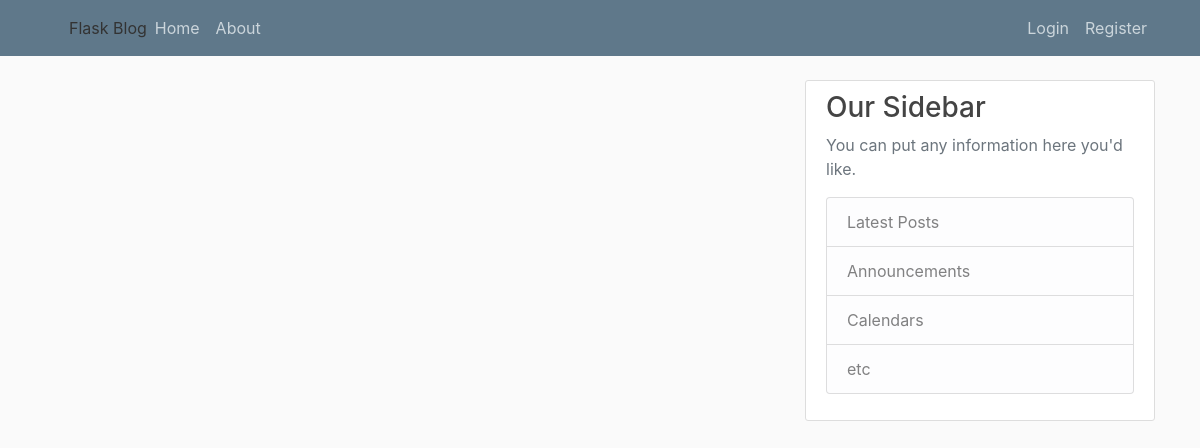
Page /home on the earlier database version.
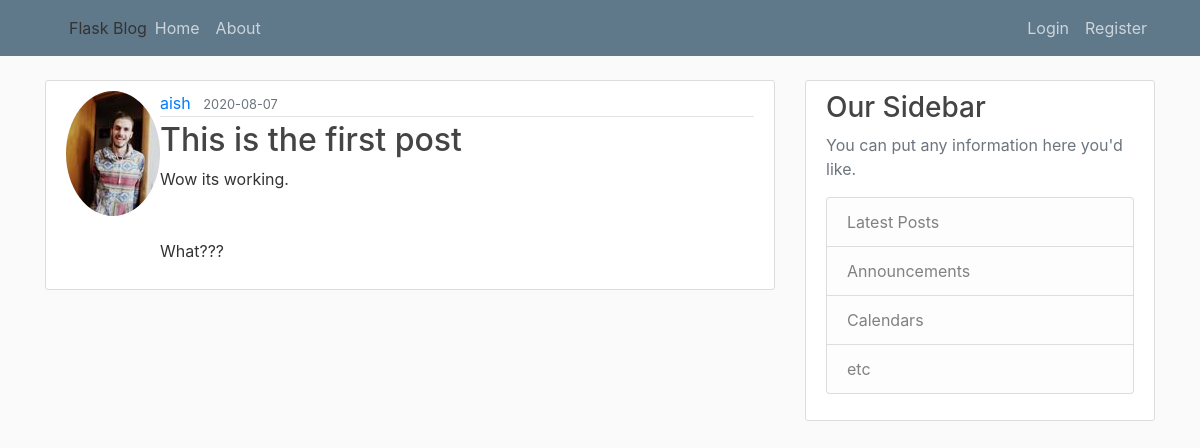
Same page on the later database version.
### flaskblog/models.py (models this page shows, shortened)
class Post(db.Model):
    id = db.Column(db.Integer, primary_key=True)
    title = db.Column(db.String(100), nullable=False)
    date_posted = db.Column(db.DateTime,
                            nullable=False,
                            default=datetime.utcnow)
    content = db.Column(db.Text, nullable=False)
    user_id = db.Column(db.Integer, db.ForeignKey('user.id'), nullable=False)

class User(db.Model, UserMixin):
    id = db.Column(db.Integer, primary_key=True)
    username = db.Column(db.String(20), unique=True, nullable=False)
    email = db.Column(db.String(120), unique=True, nullable=False)
    image_file = db.Column(db.String(20),
                           nullable=False,
                           default='default.jpg')
    password = db.Column(db.String(60), nullable=False)
    posts = db.relationship('Post', backref='author', lazy=True)

### flaskblog/routes.py (the view)
@app.route("/")
@app.route("/home")
def home():
    posts = Post.query.all()
    return render_template("home.html", posts=posts)

### flaskblog/templates/home.html
{% extends "layout.html" %}
{% block content %}
    {% for post in posts %}
        <article class="media content-section">
            <img class="rounded-circle articl-img" src="{{ url_for('static', filename='profile_pics/' + post.author.image_file) }}">
            <div class="media-body">
                <div class="article-metadata">
                    <a class="mr-2" href="#">{{ post.author.username }}</a>
                    <small class="text-muted">{{ post.date_posted.strftime('%Y-%m-%d') }}</small>
                </div>
                <h2><a class="article-title" href="#">{{ post.title }}</a></h2>
                <p class="article-content">{{ post.content }}</p>
            </div>
        </article>
    {% endfor %}
{% endblock content %}

### flaskblog/templates/layout.html (shortened to what this page needs)
<!DOCTYPE html>
<html>
<head>
    <link rel="stylesheet" href="https://stackpath.bootstrapcdn.com/bootstrap/4.3.1/css/bootstrap.min.css">
    <link rel="stylesheet" type="text/css" href="{{ url_for('static', filename='main.css') }}">
</head>
<body>
    <header class="site-header">
        <nav class="navbar navbar-expand-md navbar-dark bg-steel fixed-top">
            <div class="container">
                <a class="navbar-brand mr-4" href="{{ url_for('home') }}"></a>Flask Blog</a>
                <div class="collapse navbar-collapse" id="navbarToggle">
                    <div class="navbar-nav mr-auto">
                        <a class="nav-item nav-link" href="{{ url_for('home') }}">Home</a>
                        <a class="nav-item nav-link" href="{{ url_for('about') }}">About</a>
                    </div>
                    <div class="navbar-nav">
                        {% if current_user.is_authenticated %}
                            <a class="nav-item nav-link" href="{{ url_for('new_post') }}">New Post</a>
                            <a class="nav-item nav-link" href="{{ url_for('account') }}">Account</a>
                            <a class="nav-item nav-link" href="{{ url_for('logout') }}">Logout</a>
                        {% else %}
                            <a class="nav-item nav-link" href="{{ url_for('login') }}">Login</a>
                            <a class="nav-item nav-link" href="{{ url_for('register') }}">Register</a>
                        {% endif %}
                    </div>
                </div>
            </div>
        </nav>
    </header>
    <main role="main" class="container">
        <div class="row">
            <div class="col-md-8">
                {% block content %}{% endblock %}
            </div>
            <div class="col-md-4">
                <div class="content-section">
                    <h3>Our Sidebar</h3>
                    <p class='text-muted'>You can put any information here you'd like.
                        <ul class="list-group">
                            <li class="list-group-item list-group-item-light">Latest Posts</li>
                            <li class="list-group-item list-group-item-light">Announcements</li>
                            <li class="list-group-item list-group-item-light">Calendars</li>
                            <li class="list-group-item list-group-item-light">etc</li>
                        </ul>
                    </p>
                </div>
            </div>
        </div>
    </main>
</body>
</html>

### flaskblog/static/main.css (style rules this page uses)
body { background: #fafafa; color: #333333; margin-top: 5rem; }
h1, h2, h3, h4, h5, h6 { color: #444444; }
.bg-steel { background-color: #5f788a; }
.site-header .navbar-nav .nav-link { color: #cbd5db; }
.content-section { background: #ffffff; padding: 10px 20px; border: 1px solid #dddddd; border-radius: 3px; margin-bottom: 20px; }
.article-title { color: #444444; }
.article-content { white-space: pre-line; }
.article-metadata { padding-bottom: 1px; margin-bottom: 4px; border-bottom: 1px solid #e3e3e3 }

Differences in the rows shown:
added Post: image_file (picture), author.username "aish", date_posted "2020-08-07", title "This is the first post", content "Wow its working. What???"
